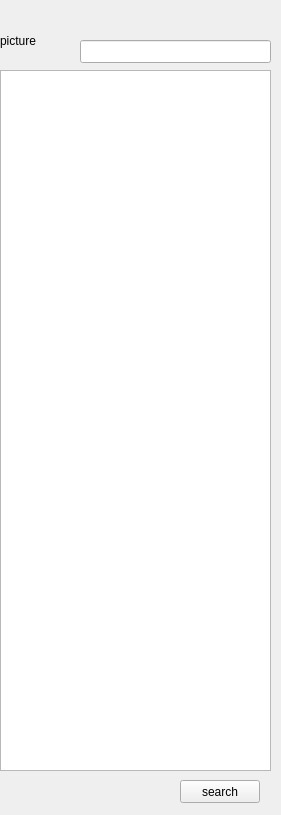
<?xml version="1.0" encoding="UTF-8"?>
<ui version="4.0">
 <class>UsrInterface</class>
 <widget class="QWidget" name="UsrInterface">
  <property name="geometry">
   <rect>
    <x>0</x>
    <y>0</y>
    <width>281</width>
    <height>815</height>
   </rect>
  </property>
  <property name="windowTitle">
   <string>Form</string>
  </property>
  <widget class="QLabel" name="lb_usrpicture">
   <property name="geometry">
    <rect>
     <x>0</x>
     <y>10</y>
     <width>71</width>
     <height>61</height>
    </rect>
   </property>
   <property name="text">
    <string>picture</string>
   </property>
  </widget>
  <widget class="QTreeView" name="tv_relation">
   <property name="geometry">
    <rect>
     <x>0</x>
     <y>70</y>
     <width>271</width>
     <height>701</height>
    </rect>
   </property>
  </widget>
  <widget class="QLineEdit" name="le_label">
   <property name="geometry">
    <rect>
     <x>80</x>
     <y>40</y>
     <width>191</width>
     <height>23</height>
    </rect>
   </property>
  </widget>
  <widget class="QPushButton" name="pb_search">
   <property name="geometry">
    <rect>
     <x>180</x>
     <y>780</y>
     <width>80</width>
     <height>23</height>
    </rect>
   </property>
   <property name="text">
    <string>search</string>
   </property>
  </widget>
 </widget>
 <resources/>
 <connections/>
</ui>
